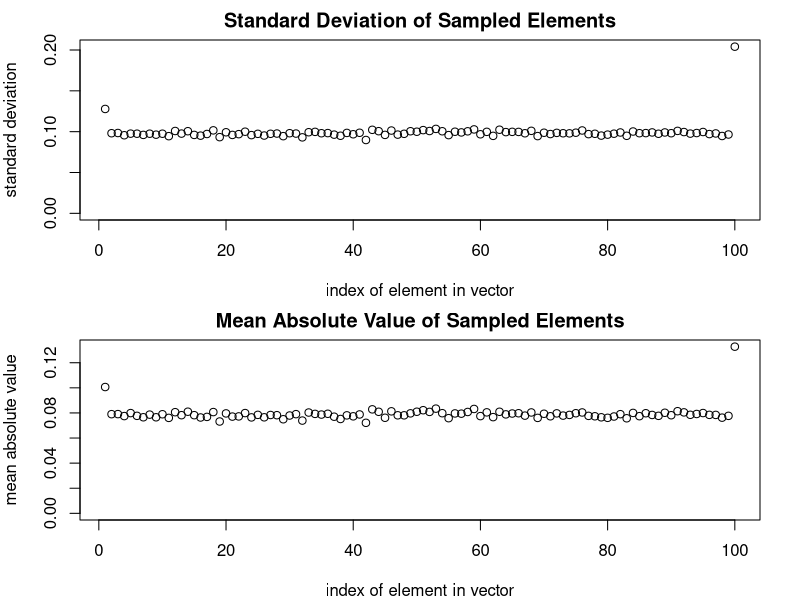

Source code (R):
sample_intersection <- function(L) {
  # Reduce dimensionality
  p <- length(L)
  k <- p - 2
  
  # Select two indices to drop
  drop_indices <- c(which.min(L), which.max(L))
  # drop_indices <- c(which(L > 1)[which.min(L[L > 1])], 
  #                   which(L < 1)[which.max(L[L < 1])])
  remaining_indices <- setdiff(1:p, drop_indices)
  
  # Extract the reduced coefficients
  L_k <- L[remaining_indices]
  L_dropped <- L[drop_indices]
  
  # Sample a random direction from the unit hypersphere in k dimensions
  theta <- rnorm(k)
  # theta <- theta / sqrt(sum(theta^2)) / sqrt(L_k * (L_k > 1) * 1 + (L_k < 1))
  # theta <- theta / sqrt(sum(theta^2)) / sqrt((L_k + 1) / 2)
  # theta <- theta / sqrt(sum(theta^2)) / L_k^2
  theta <- theta / sqrt(sum(theta^2))
  
  # Compute scaling coefficients with constraint
  sts <- sum((theta)^2)
  stes <- sum(L_k * (theta^2))
  sa <- 1 / sqrt(sts)
  sb1 <- 1 / sqrt(stes)
  #can compute it numerically for now
  # sb2_poss <- seq(0, min(sa, sb1), length.out = 200)
  # sb2s <- sapply(sb2_poss, function(i){
  #   remainder_scale <- (1 - i^2*sts) / (1 - i^2*stes)
  #   satisfies_conditions <- max(L_dropped) * remainder_scale > 1 &
  #     min(L_dropped) * remainder_scale < 1
  #   return(satisfies_conditions)
  # })
  # sb2 <- sb2_poss[sum(sb2s)]
  #or solve for it algebraically
  sb2 <- sqrt((L_dropped - 1) / (L_dropped * sts - stes))
  s <- min(c(sa, sb1, sb2))
  # remainder_scale <- (1 - sb2_est^2*sts) / (1 - sb2_est^2*stes)
  # max(L_dropped) * remainder_scale #>1
  # min(L_dropped) * remainder_scale #< 1
  # # min(L_dropped) * A
  # # max(L_dropped) * A
  # s
  # min(sa, sb1, sb2_est)
  # s <- solve_for_constraint(theta, L_k, L_dropped)
  
  # Sample a Beta-distributed variable
  # y <- rbeta(1, shape1 = sum(L_k), shape2 = sum(L_dropped))^(1/k)
  y <- rbeta(1, shape1 = sum(L_k) / sum(L_dropped), shape2 = 1)^(1/k)
  
  # Scale the sample
  x_k <- theta * y * s
  
  # Solve for the two dropped coordinates (x_d1, x_d2)
  # Define the system of equations
  A <- matrix(c(1, 1, L[drop_indices[1]], L[drop_indices[2]]), nrow = 2, byrow = TRUE)
  b <- c(1 - sum(x_k^2), 1 - sum(L_k * x_k^2))
  
  # Solve for the two unknowns (ensuring real solutions exist)
  x_d <- solve(A, b)
  
  # Construct the final sampled point
  x <- numeric(p)
  x[remaining_indices] <- x_k
  x[drop_indices] <- sqrt(x_d) * sample(c(-1,1), 2, T)
  
  return(x)
}

# Example usage
set.seed(1)
p <- 100
L <- rnorm(p)^2  # Example hyperellipsoid coefficients
L <- sort(L / sum(L) * p, T)
nrep <- 1E3
xs <- do.call(rbind, parallel::mclapply(1:nrep, function(repi) 
  sample_intersection(L), mc.cores = 12))
marginal_sds <- apply(xs, 2, sd)
marginal_means <- apply(xs, 2, function(xi) mean(abs(xi)))

par(mfrow = c(2,1), mar = c(4,4,2,2))
plot(marginal_sds, ylim = c(0, max(marginal_sds)),
     xlab = "index of element in vector", ylab = "standard deviation",
     main = c("Standard Deviation of Sampled Elements"))
plot(marginal_means, ylim = c(0, max(marginal_means)),
     xlab = "index of element in vector", ylab = "mean absolute value",
     main = c("Mean Absolute Value of Sampled Elements"))
apply(xs, 1, function(xi) sum(xi^2))
apply(xs, 1, function(xi) sum(xi^2 * L))
